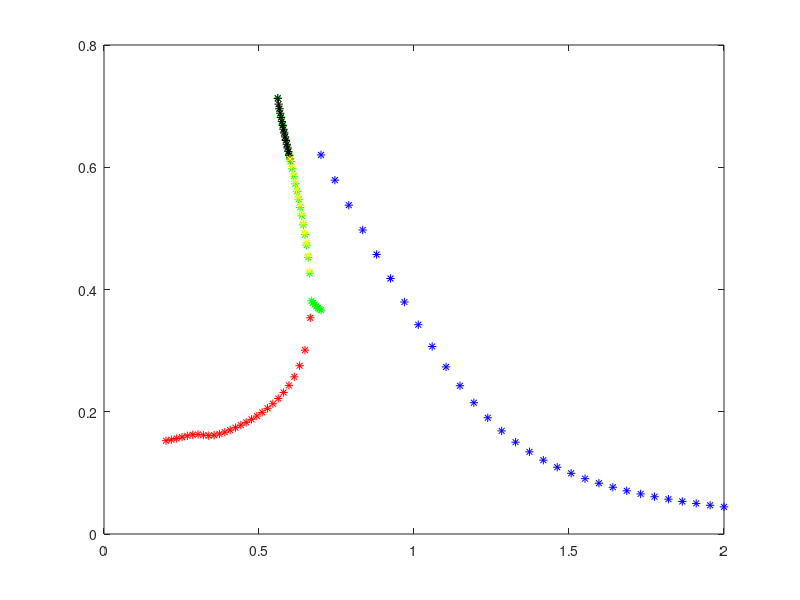

MATLAB code to generate this figure:
load scan1
plot(wscan, Amp, 'b*')
hold on

load scan2
plot(wscan, Amp, 'g*')
hold on


load scan3
plot(wscan, Amp, 'r*')
hold on


load scan4
plot(wscan, Amp, 'k*')
hold on


load scan5
plot(wscan, Amp, 'y*')
hold on
